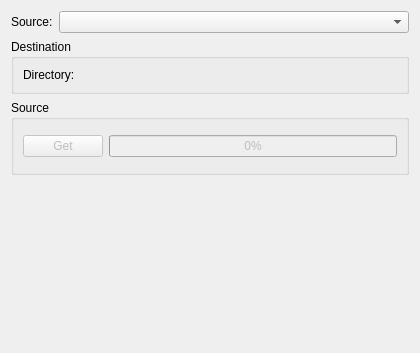
<?xml version="1.0" encoding="UTF-8"?>
<ui version="4.0">
 <class>ProjectSourcePage</class>
 <widget class="QWidget" name="ProjectSourcePage">
  <property name="geometry">
   <rect>
    <x>0</x>
    <y>0</y>
    <width>420</width>
    <height>353</height>
   </rect>
  </property>
  <layout class="QVBoxLayout" name="verticalLayout">
   <item>
    <layout class="QHBoxLayout" name="horizontalLayout_3">
     <item>
      <widget class="QLabel" name="label_2">
       <property name="sizePolicy">
        <sizepolicy hsizetype="Fixed" vsizetype="Preferred">
         <horstretch>0</horstretch>
         <verstretch>0</verstretch>
        </sizepolicy>
       </property>
       <property name="text">
        <string>Source:</string>
       </property>
      </widget>
     </item>
     <item>
      <widget class="QComboBox" name="sources"/>
     </item>
    </layout>
   </item>
   <item>
    <widget class="QGroupBox" name="groupBox_2">
     <property name="title">
      <string>Destination</string>
     </property>
     <layout class="QHBoxLayout" name="horizontalLayout_2">
      <item>
       <widget class="QLabel" name="label">
        <property name="text">
         <string>Directory:</string>
        </property>
       </widget>
      </item>
      <item>
       <widget class="KUrlRequester" name="workingDir">
        <property name="placeholderText" stdset="0">
         <string>Select the directory to use...</string>
        </property>
       </widget>
      </item>
     </layout>
    </widget>
   </item>
   <item>
    <widget class="QGroupBox" name="sourceBox">
     <property name="sizePolicy">
      <sizepolicy hsizetype="Expanding" vsizetype="Preferred">
       <horstretch>0</horstretch>
       <verstretch>0</verstretch>
      </sizepolicy>
     </property>
     <property name="title">
      <string>Source</string>
     </property>
     <layout class="QVBoxLayout" name="verticalLayout_2">
      <item>
       <widget class="QWidget" name="remoteWidget" native="true"/>
      </item>
      <item>
       <layout class="QHBoxLayout" name="horizontalLayout">
        <item>
         <widget class="QPushButton" name="get">
          <property name="enabled">
           <bool>false</bool>
          </property>
          <property name="text">
           <string>Get</string>
          </property>
         </widget>
        </item>
        <item>
         <widget class="QProgressBar" name="creationProgress">
          <property name="enabled">
           <bool>false</bool>
          </property>
          <property name="value">
           <number>0</number>
          </property>
         </widget>
        </item>
       </layout>
      </item>
      <item>
       <widget class="KMessageWidget" name="status"/>
      </item>
     </layout>
    </widget>
   </item>
   <item>
    <spacer name="verticalSpacer">
     <property name="orientation">
      <enum>Qt::Vertical</enum>
     </property>
     <property name="sizeHint" stdset="0">
      <size>
       <width>20</width>
       <height>40</height>
      </size>
     </property>
    </spacer>
   </item>
  </layout>
 </widget>
 <customwidgets>
  <customwidget>
   <class>KUrlRequester</class>
   <extends>QWidget</extends>
   <header>KUrlRequester</header>
   <container>1</container>
  </customwidget>
  <customwidget>
   <class>KMessageWidget</class>
   <extends>QFrame</extends>
   <header>KMessageWidget</header>
   <container>1</container>
  </customwidget>
 </customwidgets>
 <resources/>
 <connections/>
</ui>
